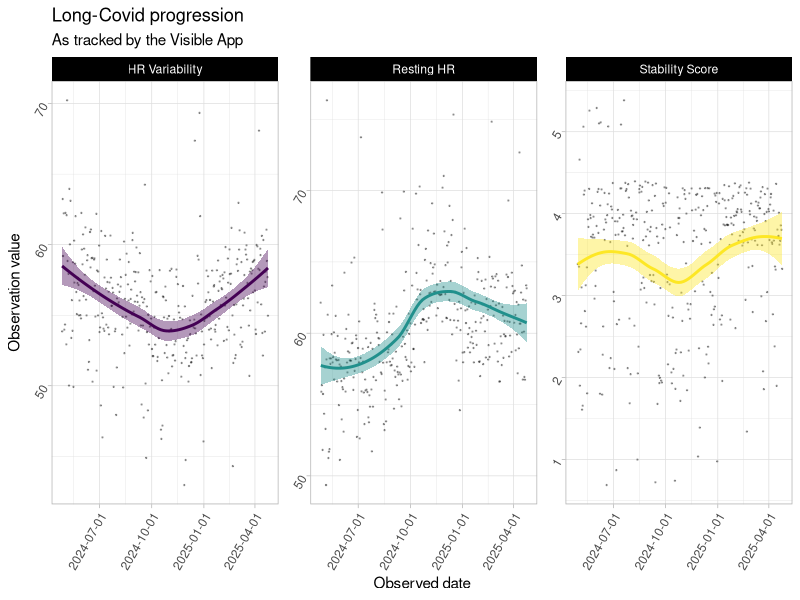
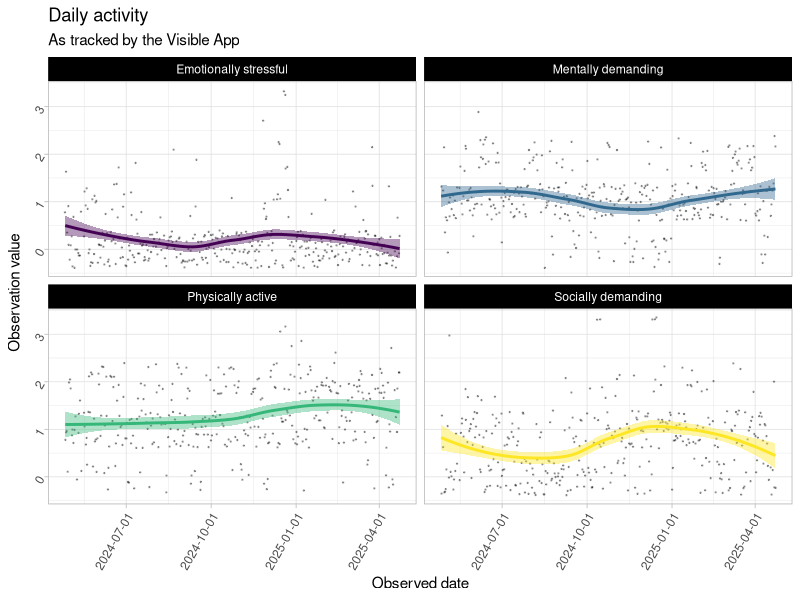
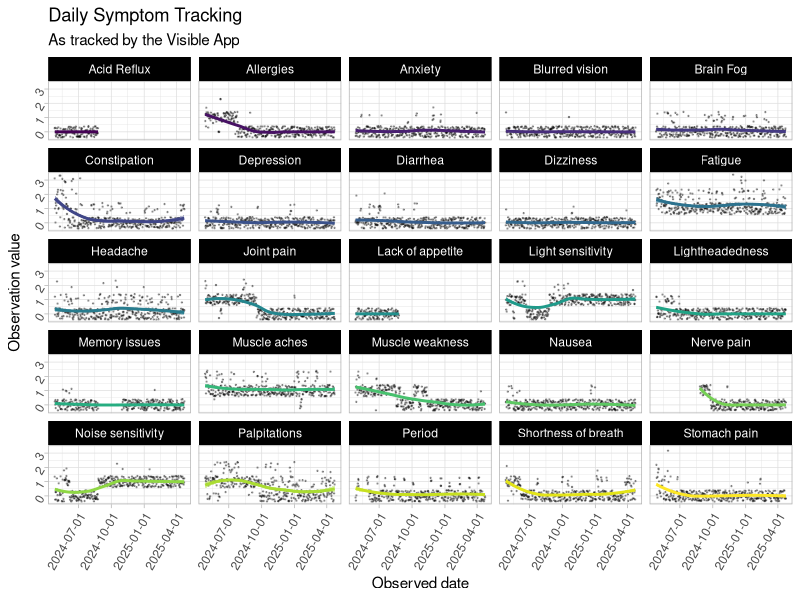
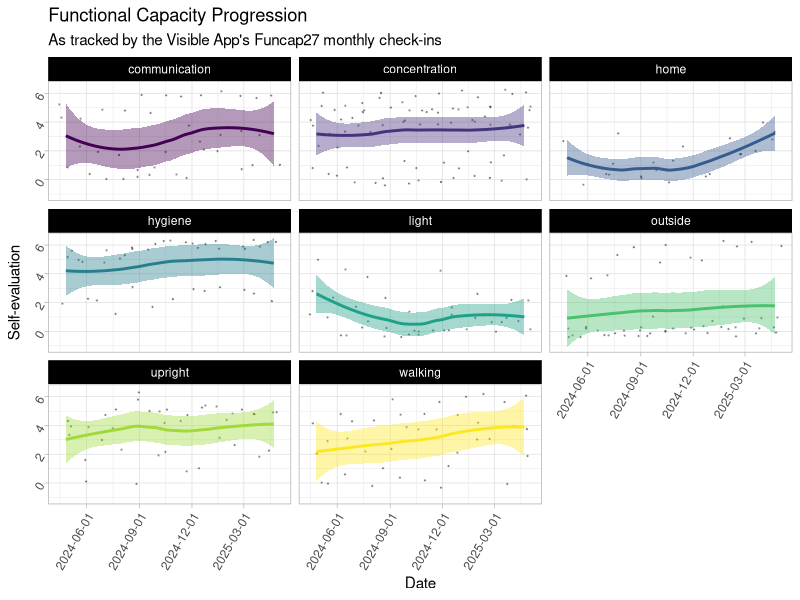
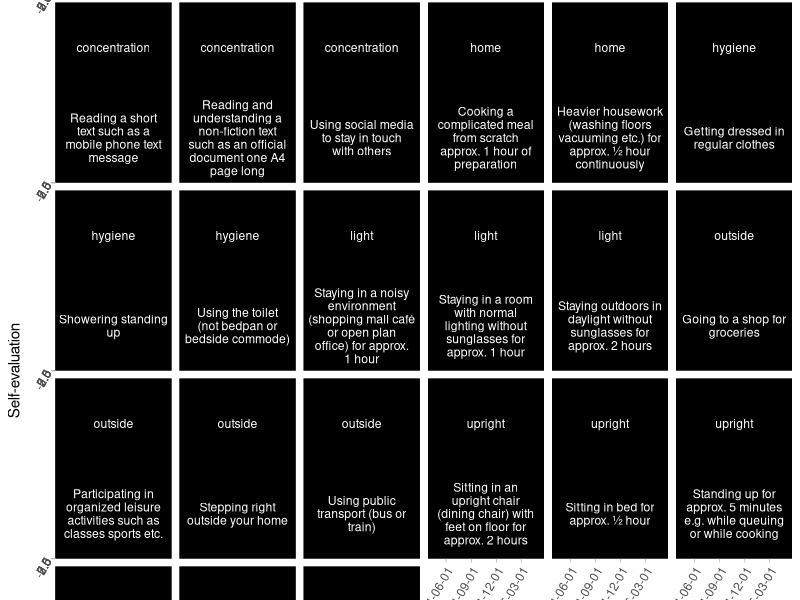
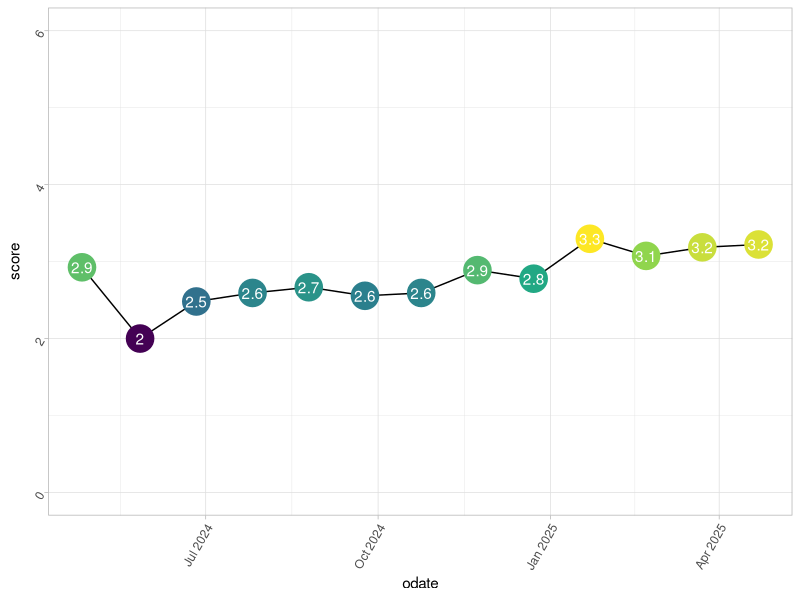
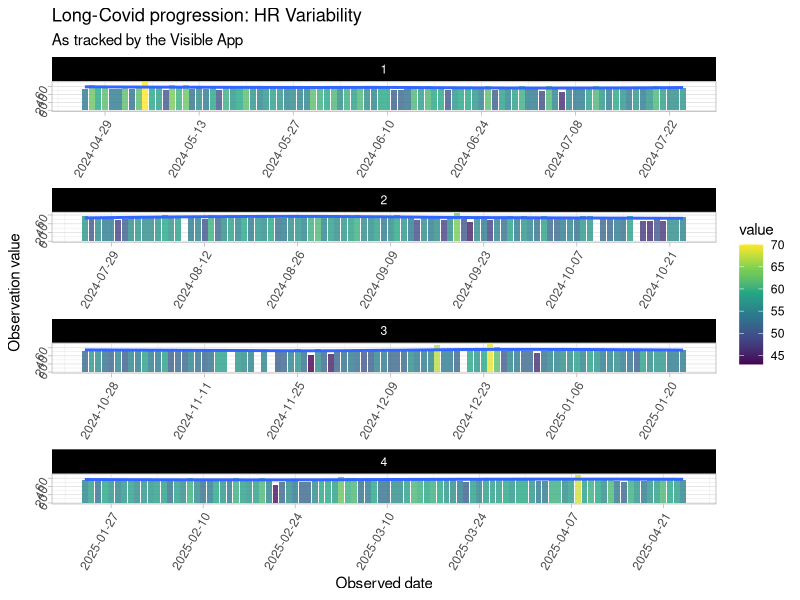
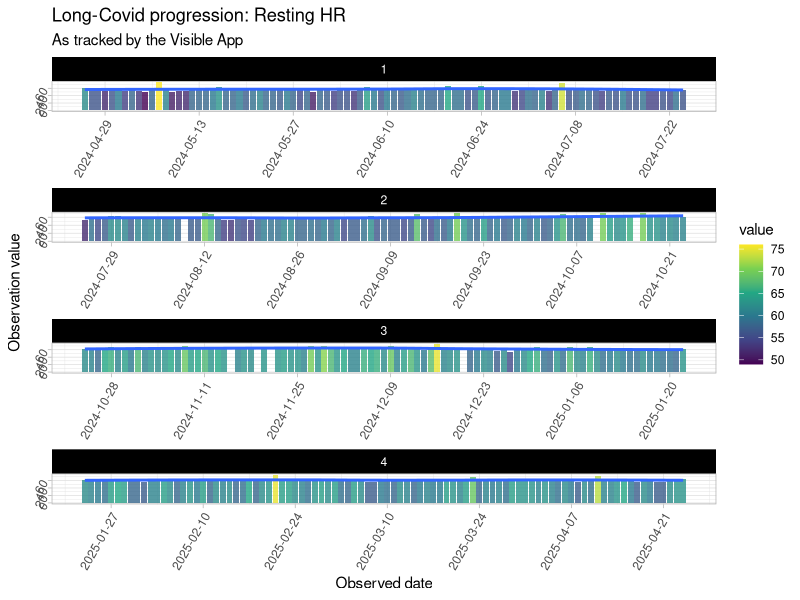

The R script that drew these images, in order:
## ---- chunk 1
#| label: load
library(tidyverse)

visible <- read_csv(here::here(
  "content/blog/2025/05-01_visible/visible.csv"
))
glimpse(visible)
## ---- chunk 2
#| label: lookup
# What are our categories
unique(visible$tracker_category)

# What are our trackers
unique(visible$tracker_name)
## ---- chunk 3
#| label: cleanup
visible <- visible |>
  group_by(observation_date) |>
  mutate(
    note = if_else(tracker_name == "Note", observation_value, ""),
    note = paste(unique(note), collapse = ","),
    note = if_else(note == "", NA, note)
  ) |>
  filter(tracker_name != "Note") |>
  ungroup() |>
  transmute(
    odate = observation_date,
    category = tracker_category,
    tracker = tracker_name,
    value = as.numeric(observation_value),
    note = note
  )
## ---- chunk 4
#| label: measurements
# Set some ggplot2 defaults
theme_set(theme_light())
theme_update(
  strip.background = element_rect(fill = "#000"),
  axis.text = element_text(angle = 60, hjust = 1)
)

options(
  "ggplot2.discrete.colour" = scale_colour_viridis_d,
  "ggplot2.discrete.fill" = scale_fill_viridis_d,
  "ggplot2.continuous.colour" = scale_colour_viridis_c,
  "ggplot2.continuous.fill" = scale_fill_viridis_c
)


visible |>
  filter(category == "Measurement") |>
  ggplot(aes(
    x = odate,
    y = value
  )) +
  geom_jitter(alpha = .3, size = .2) +
  geom_smooth(
    aes(
      group = tracker,
      colour = tracker,
      fill = tracker
    ),
    show.legend = FALSE
  ) +
  facet_wrap(~tracker, scales = "free_y") +
  scale_x_date(date_breaks = "3 months") +
  labs(
    title = "Long-Covid progression",
    subtitle = "As tracked by the Visible App",
    x = "Observed date",
    y = "Observation value"
  )
## ---- chunk 5
#| label: activities
visible <- visible |>
  mutate(
    type = case_match(
      category,
      c(
        "Gastrointestinal",
        "Muscles",
        "Brain",
        "Heart and Lungs",
        "Pain",
        "Sensory",
        "General",
        "Menstrual",
        "Allergies",
        "Fatigue"
      ) ~
        "Symptoms",
      c(
        "Cognitive",
        "Emotional",
        "Physical",
        "Social"
      ) ~
        "Activity",
      c("Crash", "Period") ~ "Event"
    )
  )

visible |>
  filter(type == "Activity") |>
  ggplot(aes(
    x = odate,
    y = value
  )) +
  geom_jitter(alpha = .3, size = .2) +
  geom_smooth(
    aes(
      group = tracker,
      colour = tracker,
      fill = tracker
    ),
    show.legend = FALSE
  ) +
  facet_wrap(~tracker) +
  scale_x_date(date_breaks = "3 months") +
  labs(
    title = "Daily activity",
    subtitle = "As tracked by the Visible App",
    x = "Observed date",
    y = "Observation value"
  )
## ---- chunk 6
#| label: symptoms
#| output-height: 700px
#| fig-height: 10
visible |>
  filter(type == "Symptoms") |>
  ggplot(aes(
    x = odate,
    y = value
  )) +
  geom_jitter(alpha = .3, size = .2) +
  geom_smooth(
    aes(
      group = tracker,
      colour = tracker,
      fill = tracker
    ),
    show.legend = FALSE
  ) +
  facet_wrap(~tracker) +
  scale_x_date(date_breaks = "3 months") +
  labs(
    title = "Daily Symptom Tracking",
    subtitle = "As tracked by the Visible App",
    x = "Observed date",
    y = "Observation value"
  )
## ---- chunk 7
#| label: funcap-cats
#| output-height: 700px
#| fig-height: 10

visible <- visible |>
  mutate(
    type = if_else(
      is.na(type),
      gsub("Funcap_", "", category),
      type
    ),
    category = if_else(
      grepl("Funcap_", category),
      "FunCap27",
      category
    )
  )


visible |>
  filter(category == "FunCap27") |>
  ggplot(aes(
    x = odate,
    y = value
  )) +
  geom_jitter(alpha = .3, size = .2) +
  geom_smooth(
    aes(
      fill = type,
      colour = type,
      group = type,
    ),
    show.legend = FALSE
  ) +
  facet_wrap(~type) +
  scale_x_date(date_breaks = "3 months") +
  labs(
    title = "Functional Capacity Progression",
    subtitle = "As tracked by the Visible App's Funcap27 monthly check-ins",
    x = "Date",
    y = "Self-evaluation"
  )
## ---- chunk 8
#| include: false

saveRDS(visible, "visible_clean.rds")
## ---- chunk 9
#| label: funcap-all
#| output-height: 1700px
#| fig-height: 20

visible |>
  filter(category == "FunCap27") |>
  ggplot(aes(
    x = odate,
    y = value
  )) +
  geom_jitter(alpha = .3, size = .2) +
  geom_smooth(
    aes(
      fill = type,
      colour = type,
      group = tracker,
    ),
    show.legend = FALSE
  ) +
  facet_wrap(
    ~ type + tracker,
    labeller = labeller(
      tracker = label_wrap_gen(20)
    )
  ) +
  scale_x_date(date_breaks = "3 months") +
  labs(
    title = "Functional Capacity Progression",
    subtitle = "As tracked by the Visible App's Funcap27 monthly check-ins",
    x = "Date",
    y = "Self-evaluation"
  )
## ---- chunk 10
#| label: featured
funcap_sum <- visible |>
  filter(category == "FunCap27") |>
  group_by(odate) |>
  summarise(
    score = mean(value)
  )

funcap_sum |>
  ggplot(aes(
    x = odate,
    y = score
  )) +
  geom_line() +
  geom_point(
    size = 9,
    show.legend = FALSE,
    aes(colour = score)
  ) +
  geom_text(
    aes(
      label = round(score, 1)
    ),
    colour = "white"
  ) +
  scale_y_continuous(limits = c(0, 6))
## ---- chunk 11
#| label: zoom-hrv
#| output-height: 1700px
#| fig-height: 20

visible <- visible |>
  mutate(
    panels = cut(odate, 4, labels = FALSE)
  )

measurements <- visible |>
  filter(category == "Measurement")

zooms <- split(measurements, measurements$tracker) |>
  lapply(function(x) {
    ggplot(
      x,
      aes(
        x = odate,
        y = value
      )
    ) +
      geom_bar(
        alpha = .8,
        stat = "identity",
        aes(fill = value)
      ) +
      geom_smooth() +
      facet_wrap(~panels, ncol = 1, scales = "free") +
      scale_x_date(date_breaks = "2 weeks") +
      labs(
        title = paste(
          "Long-Covid progression:",
          unique(x$tracker)
        ),
        subtitle = "As tracked by the Visible App",
        x = "Observed date",
        y = "Observation value"
      )
  })

zooms$`HR Variability`
## ---- chunk 12
#| label: zoom-hr
#| output-height: 1700px
#| fig-height: 20
zooms$`Resting HR`
## ---- chunk 13
#| label: zoom-stability
#| output-height: 1700px
#| fig-height: 20
zooms$`Stability Score`
## ---- chunk 14
#| label: wide
visible_wide <- visible |>
  filter(category != "FunCap27") |>
  unite(type, c(type, category, tracker)) |>
  pivot_wider(
    id_cols = odate,
    names_from = type,
    values_from = value
  )
visible_wide
## ---- chunk 15
#| label: remove-na-cols
remove_na_columns <- function(df, threshold = 0.5) {
  # Check if threshold is valid
  if (threshold <= 0 || threshold >= 1) {
    warning("threshold must be between 0 and 1. Returning original dataframe.")
    return(df)
  }

  # Calculate the percentage of NA values in each column
  na_percentages <- colMeans(is.na(df))

  # Identify columns to keep (NA percentage <= threshold)
  columns_to_keep <- names(df)[na_percentages <= threshold]

  # Return the dataframe with the selected columns
  df[, columns_to_keep, drop = FALSE]
}
## ---- chunk 16
#| label: correlation matrix
#| output-height: 700px
#| fig-height: 10
visible_wide <- visible_wide |>
  remove_na_columns()

visible_wide_num <- visible_wide |> 
  select(where(is.numeric)) |>
  drop_na()

cordat <- cor(visible_wide_num) |>
  as_tibble()
cordat$var <- names(cordat)

cordat |>
  pivot_longer(-var) |>
  ggplot(aes(
    x = name,
    y = var,
    fill = value
  )) +
  geom_tile()
## ---- chunk 17
saveRDS(visible_wide, "visible_wide.rds")
## ---- chunk 18
# Remove cols with only 0's
remove_0_cols <- function(data) {
  idx <- apply(data, 2, function(x) {
    all(x == 0)
  }) |>
    which()
  data[, idx * -1]
}
## ---- chunk 19
#| label: clustering
#| cache: true
library(cluster)
library(pvclust)
library(ggraph)
library(tidygraph)

clust <- visible_wide_num |>
  remove_0_cols() |>
  scale() |>
  pvclust(
    method.hclust = "ward.D2",
    method.dist = "euclidean",
    nboot = 1000
  )

clust_graph <- as_tbl_graph(clust$hclust)

# Make prettier names
clustdt <- as.list(clust_graph)
clustdt$nodes <- clustdt$nodes |>
  separate(label, c("type", "category", "tracker"), sep = "_")
clustdt <- as_tbl_graph(clustdt)

ggraph(clustdt, "circlepack") +
  geom_node_circle(
    aes(fill = depth),
    n = 50,
    show.legend = FALSE
  ) +
  geom_node_label(
    aes(label = tracker),
    repel = TRUE,
    size = 2
  ) +
  coord_fixed()

## ---- chunk 20
#| include: false

saveRDS(clustdt, "clusters.rds")
